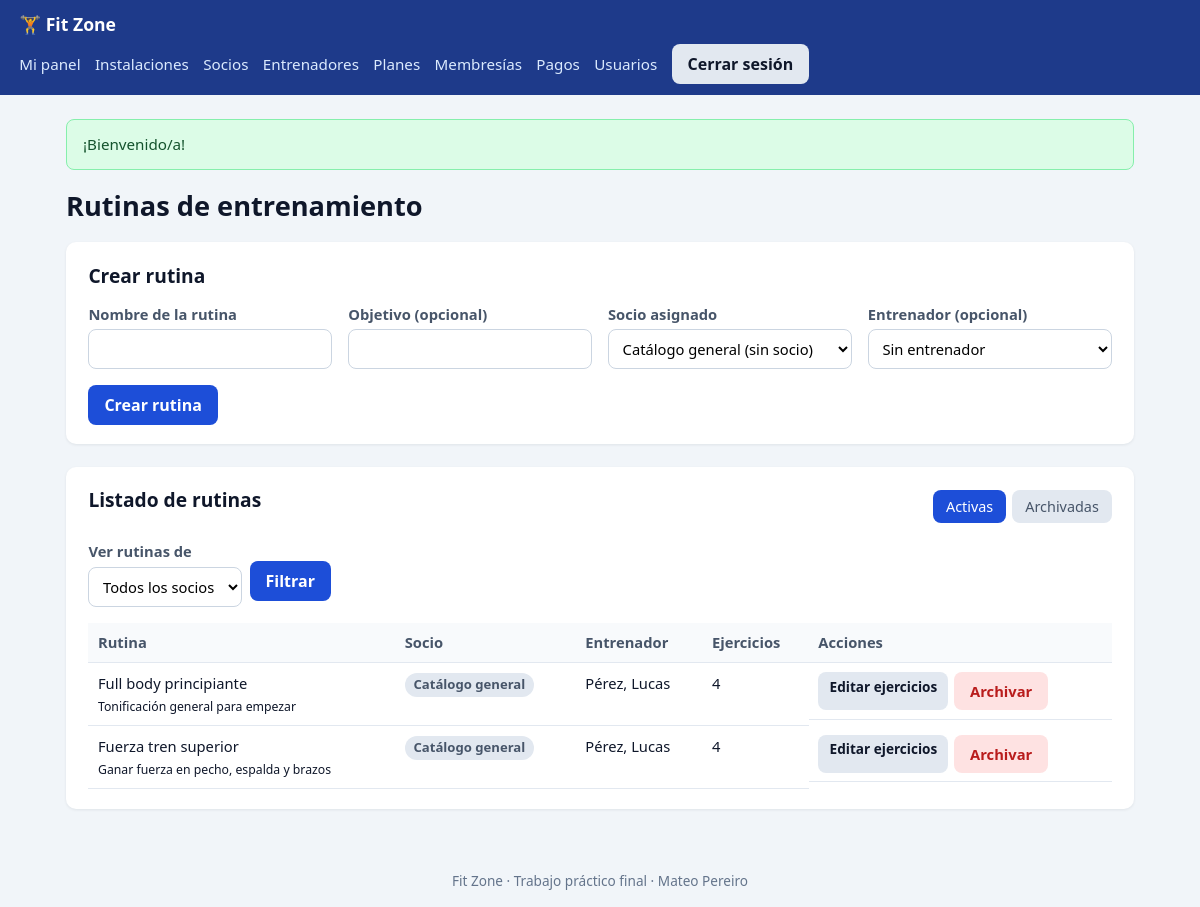
/rutinas.php (signed in), run on the app's committed database.
### tables this page shows
CREATE TABLE rutinas (
    id             INT UNSIGNED AUTO_INCREMENT PRIMARY KEY,
    socio_id       INT UNSIGNED NULL,
    entrenador_id  INT UNSIGNED NULL,
    nombre         VARCHAR(100) NOT NULL,
    objetivo       VARCHAR(255) NULL,
    creado_en      DATETIME NOT NULL DEFAULT CURRENT_TIMESTAMP,
    archivado_en   DATETIME NULL DEFAULT NULL,
    CONSTRAINT fk_rutina_socio FOREIGN KEY (socio_id) REFERENCES socios (id),
    CONSTRAINT fk_rutina_entrenador FOREIGN KEY (entrenador_id) REFERENCES entrenadores (id)
        ON UPDATE CASCADE ON DELETE SET NULL
);

CREATE TABLE entrenadores (
    id            INT UNSIGNED AUTO_INCREMENT PRIMARY KEY,
    nombre        VARCHAR(60)  NOT NULL,
    apellido      VARCHAR(60)  NOT NULL,
    dni           VARCHAR(8)   NOT NULL UNIQUE,
    email         VARCHAR(120) NULL,
    telefono      VARCHAR(30)  NULL,
    especialidad  VARCHAR(100) NULL,
    creado_en     DATETIME NOT NULL DEFAULT CURRENT_TIMESTAMP,
    archivado_en  DATETIME NULL DEFAULT NULL
);

### includes/funciones.php (called while the page is built, shortened)
<?php
function escapar($valor): string
{
    return htmlspecialchars((string) ($valor ?? ''), ENT_QUOTES | ENT_SUBSTITUTE, 'UTF-8');
}
function obtener_flash(): ?array
{
    $mensaje = $_SESSION['flash'] ?? null;
    return $mensaje;
}
function requerir_login(PDO $pdo): array
{
    $st = $pdo->prepare('SELECT id, nombre, apellido, dni, email, rol, creado_en, archivado_en
                         FROM usuarios WHERE id = :id');
    $st->execute([':id' => $_SESSION['usuario_id']]);
    $usuario = $st->fetch();
    return $usuario;
}
function requerir_admin(PDO $pdo): array
{
    $usuario = requerir_login($pdo);
    return $usuario;
}

### rutinas.php (the view, shortened to what this page needs)
<?php
require_once __DIR__ . '/includes/funciones.php';
require_once __DIR__ . '/includes/conexion.php';
require_once __DIR__ . '/includes/diseno.php';
$admin = requerir_admin($pdo);
$valores = ['nombre' => '', 'objetivo' => '', 'socio_id' => null, 'entrenador_id' => null];
$idEditando = null;
$verArchivadas = ($_GET['ver'] ?? '') === 'archivadas';
$where = ['r.archivado_en ' . ($verArchivadas ? 'IS NOT NULL' : 'IS NULL')];
$parametros = [];
$st = $pdo->prepare('SELECT r.id, r.nombre, r.objetivo,
                            s.nombre AS socio_nombre, s.apellido AS socio_apellido,
                            e.nombre AS entrenador_nombre, e.apellido AS entrenador_apellido,
                            (SELECT COUNT(*) FROM rutina_ejercicios re WHERE re.rutina_id = r.id) AS cantidad
                     FROM rutinas r
                     LEFT JOIN socios s ON s.id = r.socio_id
                     LEFT JOIN entrenadores e ON e.id = r.entrenador_id
                     WHERE ' . implode(' AND ', $where) . '
                     ORDER BY r.creado_en DESC');
$st->execute($parametros);
$rutinas = $st->fetchAll();
$socios = opciones_personas($pdo, 'socios');
encabezado('Rutinas de entrenamiento', $admin);
$modoEdicion = $idEditando !== null;
?>
<?php if (!$verArchivadas): ?>
<section class="tarjeta">
    <h2><?= $modoEdicion ? 'Editar rutina' : 'Crear rutina' ?></h2>
    <form method="post" class="formulario">
        <div class="grilla">
            <?php
            campo('nombre', 'Nombre de la rutina', $valores['nombre'], ['requerido' => true, 'max' => 100]);
            select('socio_id', 'Socio asignado', $socios, $valores['socio_id'], ['primera' => 'Catálogo general (sin socio)']);
            ?>
        </div>
        <div class="acciones">
            <button type="submit"><?= $modoEdicion ? 'Guardar cambios' : 'Crear rutina' ?></button>
        </div>
    </form>
</section>
<?php endif; ?>
<section class="tarjeta">
    <div class="cabecera-seccion">
        <h2>Listado de rutinas</h2>
        <nav class="pestanas">
            <a href="rutinas.php" class="<?= !$verArchivadas ? 'activa' : '' ?>">Activas</a>
            <a href="rutinas.php?ver=archivadas" class="<?= $verArchivadas ? 'activa' : '' ?>">Archivadas</a>
        </nav>
    </div>
    <form method="get" class="buscador">
        <div class="acciones"><button type="submit">Filtrar</button></div>
    </form>
    <?php if (!$rutinas): ?>
        <p class="vacio">No hay rutinas para mostrar.</p>
    <?php else: ?>
    <div class="tabla-responsive">
        <table class="tabla">
            <thead><tr><th>Rutina</th><th>Socio</th><th>Entrenador</th><th>Ejercicios</th><th>Acciones</th></tr></thead>
            <tbody>
            <?php foreach ($rutinas as $r): ?>
                <tr>
                    <td><?= escapar($r['nombre']) ?><br><small><?= escapar($r['objetivo']) ?></small></td>
                    <td><?= $r['socio_nombre'] !== null ? escapar($r['socio_apellido'] . ', ' . $r['socio_nombre']) : '<span class="etiqueta etiqueta-gris">Catálogo general</span>' ?></td>
                    <td><?= $r['entrenador_nombre'] !== null ? escapar($r['entrenador_apellido'] . ', ' . $r['entrenador_nombre']) : '—' ?></td>
                    <td><?= (int) $r['cantidad'] ?></td>
                    <td class="acciones-tabla">
                        <?php if ($verArchivadas): ?>
                            <?php boton_accion('rutinas.php', ['accion' => 'reactivar', 'id' => $r['id']], 'Reactivar'); ?>
                        <?php else: ?>
                            <a class="boton-pequeno" href="rutinas.php?editar=<?= (int) $r['id'] ?>">Editar ejercicios</a>
                            <?php boton_accion('rutinas.php', ['accion' => 'archivar', 'id' => $r['id']], 'Archivar', 'boton-peligro', '¿Archivar esta rutina?'); ?>
                        <?php endif; ?>
                    </td>
                </tr>
            <?php endforeach; ?>
            </tbody>
        </table>
    </div>
    <?php endif; ?>
</section>
<?php pie();

### includes/diseno.php (shortened to what this page needs)
<?php
function encabezado(string $titulo, ?array $usuario = null): void
{
    $aviso = obtener_flash();
    ?>
<!DOCTYPE html>
<html lang="es">
<head>
    <link rel="stylesheet" href="css/estilos.css">
</head>
<body>
<?php if ($usuario): ?>
<header class="barra">
    <a class="marca" href="panel.php">🏋️ Fit Zone</a>
    <nav class="menu">
        <a href="panel.php">Mi panel</a>
        <a href="instalacion.php">Instalaciones</a>
        <?php if ($usuario['rol'] === 'admin'): ?>
            <a href="socios.php">Socios</a>
            <a href="entrenadores.php">Entrenadores</a>
            <a href="planes.php">Planes</a>
            <a href="membresias.php">Membresías</a>
            <a href="pagos.php">Pagos</a>
            <a href="admin_usuarios.php">Usuarios</a>
        <?php else: ?>
            <a href="mi_membresia.php">Mi membresía</a>
            <a href="ver_planes.php">Planes</a>
            <a href="ver_entrenadores.php">Entrenadores</a>
        <?php endif; ?>
        <form method="post" action="cerrar_sesion.php" class="en-linea">
            <button type="submit" class="boton-secundario">Cerrar sesión</button>
        </form>
    </nav>
</header>
<?php endif; ?>
<main class="contenedor">
<?php if ($aviso): ?>
    <div class="aviso aviso-<?= escapar($aviso['tipo']) ?>"><?= escapar($aviso['texto']) ?></div>
<?php endif; ?>
    <h1><?= escapar($titulo) ?></h1>
<?php
}
function pie(): void
{
    ?>
</main>
<footer class="pie">Fit Zone · Trabajo práctico final · Mateo Pereiro</footer>
</body>
</html>
<?php
}
function campo(string $nombre, string $etiqueta, $valor = '', array $o = []): void
{
    $atributos = '';
    if (!empty($o['requerido'])) {
        $atributos .= ' required';
    }
    if (isset($o['max'])) {
        $atributos .= ' maxlength="' . (int) $o['max'] . '"';
    }
    ?>
    <label class="campo">
        <span><?= escapar($etiqueta) ?></span>
        <input type="<?= escapar($o['tipo'] ?? 'text') ?>" name="<?= escapar($nombre) ?>"
               value="<?= escapar($valor) ?>"<?= $atributos ?>>
    </label>
    <?php
}
function select(string $nombre, string $etiqueta, array $opciones, $seleccionado = null, array $o = []): void
{
    $requerido = !empty($o['requerido']) ? ' required' : '';
    ?>
    <label class="campo">
        <span><?= escapar($etiqueta) ?></span>
        <select name="<?= escapar($nombre) ?>"<?= $requerido ?>>
            <?php if (empty($o['sin_placeholder'])): ?>
                <option value=""><?= escapar($o['primera'] ?? '— Elegir —') ?></option>
            <?php endif; ?>
        </select>
    </label>
    <?php
}
function boton_accion(string $url, array $campos, string $texto, string $clase = 'boton-secundario', ?string $confirmar = null): void
{
    $onsubmit = $confirmar ? ' onsubmit="return confirm(' . escapar(json_encode($confirmar)) . ');"' : '';
    echo '<form method="post" action="' . escapar($url) . '" class="en-linea"' . $onsubmit . '>';
    echo '<button type="submit" class="' . escapar($clase) . '">' . escapar($texto) . '</button></form>';
}

### css/estilos.css (style rules this page uses)
:root { --primario: #1d4ed8; --primario-oscuro: #1e3a8a; --fondo: #f1f5f9; --tarjeta: #ffffff; --texto: #0f172a; --suave: #64748b; --borde: #cbd5e1; --verde: #15803d; --rojo: #b91c1c; --amarillo: #a16207; --gris: #475569; --radio: 10px; }
* { box-sizing: border-box; }
body { margin: 0; font-family: system-ui, -apple-system, "Segoe UI", Roboto, Arial, sans-serif; background: var(--fondo); color: var(--texto); line-height: 1.5; min-height: 100vh; display: flex; flex-direction: column; }
h1 { font-size: 1.7rem; margin: 0 0 1rem; }
h2 { font-size: 1.2rem; margin: 0 0 .8rem; }
a { color: var(--primario); }
.barra { background: var(--primario-oscuro); color: #fff; padding: .7rem 1.2rem; }
.barra .marca { color: #fff; font-weight: 700; text-decoration: none; font-size: 1.1rem; }
.menu { display: flex; flex-wrap: wrap; gap: .4rem .9rem; align-items: center; margin-top: .4rem; }
.menu a { color: #dbeafe; text-decoration: none; font-size: .95rem; }
.contenedor { width: 100%; max-width: 1100px; margin: 1.5rem auto; padding: 0 16px; flex: 1; }
.pie { text-align: center; color: var(--suave); font-size: .85rem; padding: 1rem; }
.tarjeta { background: var(--tarjeta); border-radius: var(--radio); padding: 1.2rem 1.4rem; margin-bottom: 1.4rem; box-shadow: 0 1px 3px rgba(15, 23, 42, .08); }
.cabecera-seccion { display: flex; flex-wrap: wrap; justify-content: space-between; align-items: center; gap: .6rem; margin-bottom: .8rem; }
.formulario .grilla { display: grid; grid-template-columns: repeat(auto-fit, minmax(210px, 1fr)); gap: .8rem 1rem; }
.campo { display: flex; flex-direction: column; gap: .25rem; font-size: .92rem; }
.campo span { font-weight: 600; color: var(--gris); }
input, select, textarea { font: inherit; padding: .5rem .6rem; border: 1px solid var(--borde); border-radius: 8px; background: #fff; width: 100%; }
.acciones { display: flex; flex-wrap: wrap; gap: .6rem; align-items: center; margin-top: 1rem; }
.en-linea { display: inline-flex; gap: .4rem; align-items: center; margin: 0; }
.buscador { display: flex; flex-wrap: wrap; gap: .5rem; margin-bottom: 1rem; }
button, .boton, .boton-secundario, .boton-peligro, .boton-pequeno { font: inherit; border: none; border-radius: 8px; padding: .5rem 1rem; cursor: pointer; text-decoration: none; display: inline-block; font-weight: 600; }
button, .boton { background: var(--primario); color: #fff; }
.boton-secundario { background: #e2e8f0; color: var(--texto); }
.boton-peligro { background: #fee2e2; color: var(--rojo); }
.boton-pequeno { background: #e2e8f0; color: var(--texto); padding: .3rem .7rem; font-size: .85rem; }
.aviso { padding: .8rem 1rem; border-radius: 8px; margin-bottom: 1rem; font-size: .95rem; }
.aviso-ok { background: #dcfce7; color: #14532d; border: 1px solid #86efac; }
.tabla-responsive { overflow-x: auto; }
.tabla { width: 100%; border-collapse: collapse; font-size: .92rem; }
.tabla th, .tabla td { text-align: left; padding: .55rem .6rem; border-bottom: 1px solid #e2e8f0; vertical-align: top; }
.tabla th { background: #f8fafc; color: var(--gris); font-weight: 700; }
.acciones-tabla { display: flex; flex-wrap: wrap; gap: .35rem; }
.etiqueta { display: inline-block; padding: .15rem .55rem; border-radius: 999px; font-size: .82rem; font-weight: 600; }
.etiqueta-gris { background: #e2e8f0; color: var(--gris); }
.pestanas { display: flex; gap: .4rem; }
.pestanas a { padding: .35rem .8rem; border-radius: 8px; text-decoration: none; color: var(--gris); background: #e2e8f0; font-size: .9rem; }
.pestanas a.activa { background: var(--primario); color: #fff; }

### data on the page
rutinas: nombre "Full body principiante", objetivo "Tonificación general para empezar", entrenador.nombre "Pérez, Lucas", cantidad "4"
rutinas: nombre "Fuerza tren superior", objetivo "Ganar fuerza en pecho, espalda y brazos", entrenador.nombre "Pérez, Lucas", cantidad "4"

### other printed values
escapar($aviso['texto']) "¡Bienvenido/a!"
escapar($titulo) "Rutinas de entrenamiento"
escapar($etiqueta) "Nombre de la rutina Objetivo (opcional)"
escapar($etiqueta) "Socio asignado Entrenador (opcional) Ver rutinas de"
form field socio_id "Catálogo general (sin socio)"
form field entrenador_id "Sin entrenador"
form field socio "Todos los socios"
